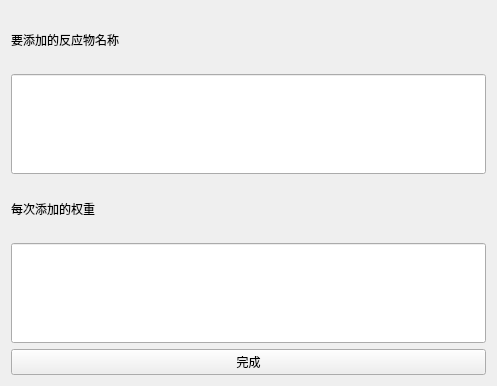
<?xml version="1.0" encoding="UTF-8"?>
<ui version="4.0">
 <class>add_iport_pro</class>
 <widget class="QWidget" name="add_iport_pro">
  <property name="geometry">
   <rect>
    <x>0</x>
    <y>0</y>
    <width>497</width>
    <height>386</height>
   </rect>
  </property>
  <property name="windowTitle">
   <string>Form</string>
  </property>
  <layout class="QVBoxLayout" name="verticalLayout">
   <item>
    <widget class="QLabel" name="label">
     <property name="text">
      <string>要添加的反应物名称</string>
     </property>
    </widget>
   </item>
   <item>
    <widget class="QLineEdit" name="lineEdit">
     <property name="minimumSize">
      <size>
       <width>0</width>
       <height>100</height>
      </size>
     </property>
    </widget>
   </item>
   <item>
    <widget class="QLabel" name="label_2">
     <property name="text">
      <string>每次添加的权重</string>
     </property>
    </widget>
   </item>
   <item>
    <widget class="QLineEdit" name="lineEdit_2">
     <property name="minimumSize">
      <size>
       <width>0</width>
       <height>100</height>
      </size>
     </property>
    </widget>
   </item>
   <item>
    <widget class="QPushButton" name="pushButton">
     <property name="text">
      <string>完成</string>
     </property>
    </widget>
   </item>
  </layout>
 </widget>
 <resources/>
 <connections/>
</ui>
